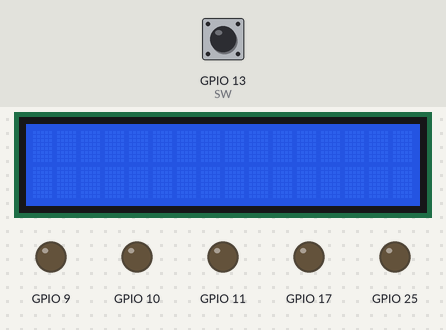
A program run on a simulated Raspberry Pi (BCM pin numbers). Shown: 16×2 character LCD, output pins drawn as LEDs (lit = HIGH). The inputs (shaded band) are chosen by the test bench; at power-on: GPIO 13 (SW) HIGH. Pins used as bus, display or sensor lines are not drawn. At 10.7 s the program stops and its outputs stay as they are.

Above: at 1.9 s.
2.0 s: GPIO 13 (SW) pulled LOW for 0.15 s
At 7.3 s:
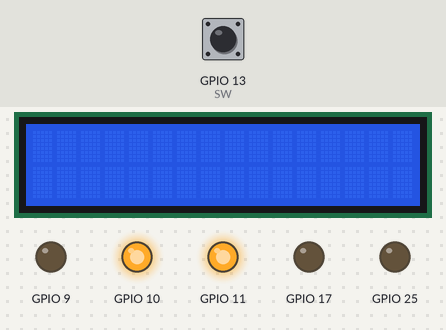
At 8.4 s:
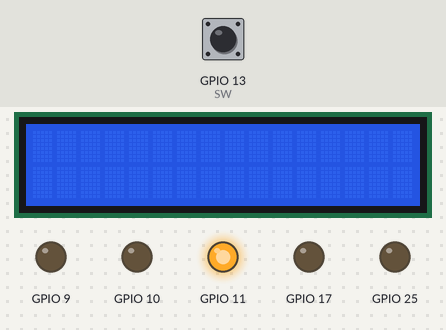
Timing chart, 0 to 12.2 s (numbered marks = the images above; inputs shaded):
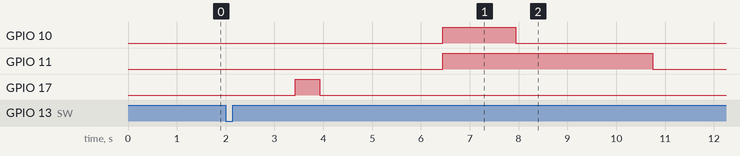

Measured:
- after the input at 2.0 s, GPIO 10: LOW → HIGH after 4.4 s, → LOW 1.5 s later; GPIO 11: LOW → HIGH after 4.4 s, → LOW 4.3 s later; GPIO 17: LOW → HIGH after 1.4 s, → LOW 0.50 s later

The program:

cocktail_machine5.py
```python
import RPi.GPIO as GPIO
import time

# Configuración de pines para encoder y LCD
CLK = 5
DT = 6
SW = 13

# Configuración de pines para el LCD
RS = 4
E = 18
D4 = 27
D5 = 22
D6 = 23
D7 = 24

# Configuración de GPIO
GPIO.setmode(GPIO.BCM)
GPIO.setup(CLK, GPIO.IN, pull_up_down=GPIO.PUD_UP)
GPIO.setup(DT, GPIO.IN, pull_up_down=GPIO.PUD_UP)
GPIO.setup(SW, GPIO.IN, pull_up_down=GPIO.PUD_UP)

# Clase LCD (manteniendo la original)
class LCD:
    def __init__(self, rs, e, d4, d5, d6, d7, pausa=0.02):
        self.RS = rs
        self.E = e
        self.D4 = d4
        self.D5 = d5
        self.D6 = d6
        self.D7 = d7
        self.PAUSA = pausa
        GPIO.setup([rs, e, d4, d5, d6, d7], GPIO.OUT)
        GPIO.output([rs, e, d4, d5, d6, d7], 0)

    def char2bin(self, char):
        bits = bin(ord(char))[2:].zfill(8)
        return tuple(map(int, bits))

    def escriu4bits(self, b1, b2, b3, b4):
        GPIO.output(self.D4, b1)
        GPIO.output(self.D5, b2)
        GPIO.output(self.D6, b3)
        GPIO.output(self.D7, b4)
        GPIO.output(self.E, GPIO.HIGH)
        time.sleep(self.PAUSA)
        GPIO.output(self.E, GPIO.LOW)

    def esborra_la_pantalla(self):
        GPIO.output(self.RS, GPIO.LOW)
        self.escriu4bits(0, 0, 0, 0)
        self.escriu4bits(1, 0, 0, 0)

    def modecomandament(self, valor):
        """Configura el mode de comandament del display, ajustant el pin RS segons si és instrucció o dada."""
        GPIO.output(self.RS, GPIO.HIGH if not valor else GPIO.LOW)
        GPIO.output(self.E, GPIO.LOW)


    def escriu_a_fila_u(self):
        """Mou el cursor a l'inici de la primera fila del display."""
        self.modecomandament(True)
        self.escriu4bits(0, 0, 0, 0)
        self.escriu4bits(0, 0, 0, 0)

    def escriu_a_fila_dos(self):
        """Mou el cursor a l'inici de la segona fila del display."""
        self.modecomandament(True)
        self.escriu4bits(0, 0, 1, 1)
        self.escriu4bits(0, 0, 0, 0)

    def escriu_frase(self, frase):
        """
        Escribe una frase completa en el LCD.
        Divide la frase en dos líneas si es más larga que 16 caracteres.
        """
        self.esborra_la_pantalla()

        linea_1 = frase[:16]
        linea_2 = frase[16:32]

        # Escribe la primera línea
        self.escriu_a_fila_u()
        for char in linea_1:
            bits = self.char2bin(char)
            self.escriu4bits(bits[0], bits[1], bits[2], bits[3])  # Primeros 4 bits
            self.escriu4bits(bits[4], bits[5], bits[6], bits[7])  # Últimos 4 bits

        # Escribe la segunda línea, si existe texto adicional
        if linea_2.strip():
            self.escriu_a_fila_dos()
            for char in linea_2:
                bits = self.char2bin(char)
                self.escriu4bits(bits[0], bits[1], bits[2], bits[3])  # Primeros 4 bits
                self.escriu4bits(bits[4], bits[5], bits[6], bits[7])  # Últimos 4 bits

# Clase MotorDC
class MotorDC:
    def __init__(self, ena, in1, in2):
        self.ENA = ena
        self.IN1 = in1
        self.IN2 = in2

        GPIO.setup([self.ENA, self.IN1, self.IN2], GPIO.OUT)
        self.pwm = GPIO.PWM(self.ENA, 100)  # Frecuencia de 100 Hz
        self.pwm.start(0)

    def dispensar(self, tiempo, dutycycle=100):
        GPIO.output(self.IN1, GPIO.LOW)
        GPIO.output(self.IN2, GPIO.HIGH)
        self.pwm.ChangeDutyCycle(dutycycle)
        time.sleep(tiempo)
        self.pwm.ChangeDutyCycle(0)

    def detener(self):
        self.pwm.ChangeDutyCycle(0)

# Configuración de bombas (limitado por pines disponibles)
bombas = {
    "Rum": MotorDC(17, 27, 22),
    "Coke": MotorDC(10, 9, 11),
    "Gin": MotorDC(25, 24, 23)
}

# Configuración de recetas
drink_recipes = [
    {"name": "Rum & Coke", "ingredients": {"Rum": 50, "Coke": 150}},
    {"name": "Gin & Tonic", "ingredients": {"Gin": 50, "Tonic Water": 150}},
]

# Función para calcular tiempo de dispensación
def calcular_tiempo(ml, flujo=100):
    return ml / flujo

# Función para dispensar bebida
def preparar_bebida(lcd, bebida):
    lcd.escriu_frase(f"Preparando {bebida['name']}")
    for ingrediente, cantidad in bebida["ingredients"].items():
        if ingrediente in bombas:
            tiempo = calcular_tiempo(cantidad)
            lcd.escriu_frase(f"{ingrediente}: {cantidad}ml")
            bombas[ingrediente].dispensar(tiempo)
        else:
            lcd.escriu_frase(f"{ingrediente}: No disponible")
        time.sleep(2)  # Pausa entre ingredientes
    lcd.escriu_frase(f"{bebida['name']} lista!")

# Navegación del menú
def navigate_menu():
    clk_last_state = GPIO.input(CLK)
    position = 0

    try:
        while True:
            clk_state = GPIO.input(CLK)
            if clk_state != clk_last_state:
                if GPIO.input(DT) != clk_state:
                    position = (position + 1) % len(drink_recipes)
                else:
                    position = (position - 1) % len(drink_recipes)
                lcd.escriu_frase(drink_recipes[position]["name"])
            clk_last_state = clk_state

            if GPIO.input(SW) == GPIO.LOW:
                bebida = drink_recipes[position]
                preparar_bebida(lcd, bebida)
                break  # Salimos después de preparar
            time.sleep(0.1)

    except KeyboardInterrupt:
        print("Programa interrumpido.")
    finally:
        GPIO.cleanup()

# Ejecución del programa
if __name__ == "__main__":
    lcd = LCD(RS, E, D4, D5, D6, D7)
    lcd.esborra_la_pantalla()
    lcd.escriu_frase("Elige tu bebida")
    navigate_menu()
```
